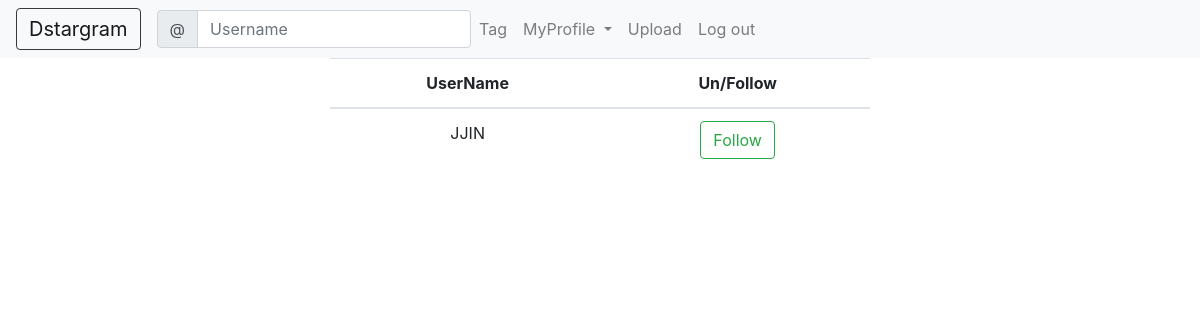
Page /accounts/following_list/ (signed in) on the earlier database version.
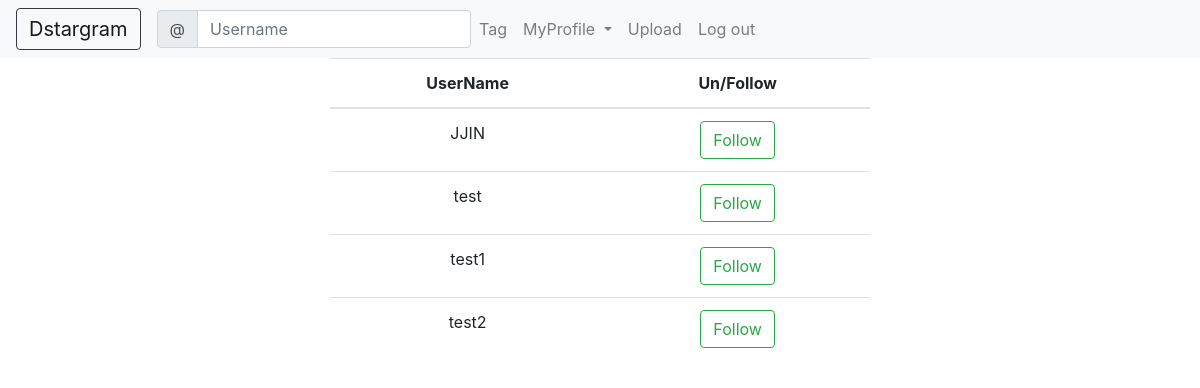
Same page on the later database version.
### accounts/models.py (models this page shows, shortened)
class Follow(models.Model):
    me = models.ForeignKey(User, on_delete=models.CASCADE, related_name='following')
    you = models.ForeignKey(User, on_delete=models.CASCADE, related_name='follower')

### accounts/views.py (the view)
# urls.py: path('following_list/', FollowingList.as_view(), name='following_list'),
class FollowingList(ListView):
    model = Follow
    template_name = 'accounts/following_list.html'
    def get_queryset(self):
        user = self.request.user
        queryset = user.following.all()
        return queryset

### accounts/templates/accounts/following_list.html (shortened to what this page needs)
{% extends 'base.html' %}
{% block content %}
<div class="row">
    <div class="col"></div>
    <div class="col-6">
        <table class="table text-center">
            <thead>
            <tr>
                <th scope="col">UserName</th>
                <th scope="col">Un/Follow</th>
            </tr>
            </thead>
            <tbody>
            {% for object in object_list %}
            <tr>
                <td>{{object.you.username}}</td>
                <td><a href="" class="btn btn-xs btn-outline-success">Follow</a></td>
            </tr>
            {% endfor %}
            </tbody>
        </table>
    </div>
    <div class="col"></div>
</div>
{% endblock %}

### layout/base.html (shortened to what this page needs)
<!DOCTYPE html>
<html lang="en">
<head>
    <link rel="stylesheet" href="https://stackpath.bootstrapcdn.com/bootstrap/4.3.1/css/bootstrap.min.css"
>
</head>
<body>
<nav class="navbar navbar-expand-lg navbar-light bg-light d-flex">
    <div class="d-flex">
        <a class="navbar-brand btn btn-outline-dark float-left" href="/">Dstargram</a>
    </div>
    <div class="d-flex justify-content-end">
        <ul class="nav float-right">
            {% if user.is_authenticated %}
            <form class="form-inline">
                <div class="input-group">
                    <div class="input-group-prepend">
                        <span class="input-group-text" id="basic-addon1">@</span>
                    </div>
                    <input type="text" class="form-control" placeholder="Username" aria-label="Username"
                           aria-describedby="basic-addon1">
                </div>
            </form>
        </ul>
        <ul class="navbar-nav mr-auto">
            <li class="nav-item">
                <a class="nav-link" href="#">Tag</a>
            </li>
            <li class="nav-item dropdown">
                <a class="nav-link dropdown-toggle" href="{% url 'photo:mylist' %}" id="navbarDropdown" role="button" data-toggle="dropdown"
                   aria-haspopup="true" aria-expanded="false">
                    MyProfile
                </a>
            </li>
            <li class="nav-item">
                <a class="nav-link" href="{% url 'photo:create' %}">Upload</a>
            </li>
            <li class="nav-item">
                <a class="nav-link" href="{% url 'account_logout' %}">Log out</a>
            </li>
            {% endif %}
        </ul>
    </div>
</nav>
{% load static %}
<div class="container">
    {% block content %}
    {% endblock %}
</div>
</body>
</html>

Differences in the rows shown:
added Follow: you.username "test"
added Follow: you.username "test1"
added Follow: you.username "test2"
